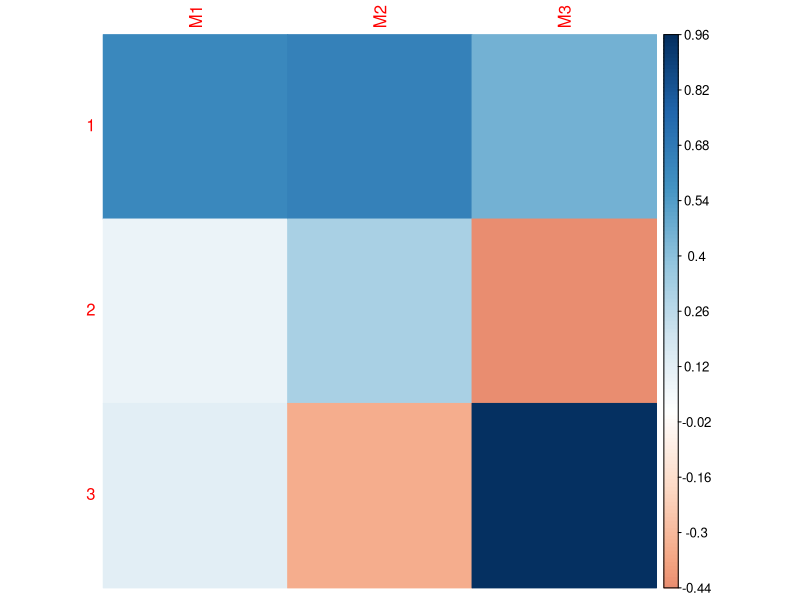

The R script that drew this image:
Corrplot_R <- function(M, method, monochrome, cmin, cmax, fontsize, fname) {
  
  # URL: https://cran.r-project.org/web/packages/corrplot/vignettes/corrplot-intro.html
  pkgTest("corrplot")
  library(corrplot)
  
  #dev.off()	# avoid permante flashing-up when using gretl
  png(filename=fname, type="cairo", width=600, height=600, pointsize=fontsize, bg=NA, res=96)	
  if (monochrome==0) {
    corrplot(M, method=method, cl.lim=c(cmin,cmax), is.corr=FALSE) # ,col = gray.colors(10))
    # "is.corr=FALSE" makes sure that the color-range is automatically adapted when the
    # correlation range to plot gets narrower.
  }
  if (monochrome!=0) {
    corrplot(M, method=method, cl.lim=c(cmin,cmax), col = gray.colors(100), is.corr=FALSE) # ,col = gray.colors(10))
  }
  dev.off()
  0
}

# Corrplot_R1 <- function(M, method, fname) {
#   # package Cairo 1.5-9 (2015-09-26)
#   library(Cairo)
#   library(corrplot)
#   
#   #dev.off()
#   # dimensions in pixels
#   CairoPNG(filename=fname, width=600, height=600, pointsize=14)
#   corrplot(M, method=method)
#   dev.off()
#   0
# }

# check whether corrplot pckg. is already installed
pkgTest <- function(x) {
  if (!require(x,character.only = TRUE))
  {
    install.packages(x,dep=TRUE)
    if(!require(x,character.only = TRUE)) stop("Package not found")
  }
}

# Example
fs = 22
n <- 3
M1 <- runif(n,min=-1,max=1) 
M2 <- runif(n,min=-1,max=1) 
M3 <- runif(n,min=-1,max=1) 
dat <- cbind(M1,M2,M3)
fname = "/home/at/gretl/R_corrplot_test.png"
Corrplot_R(dat, "color", 0, -1, 1, fs, fname)
